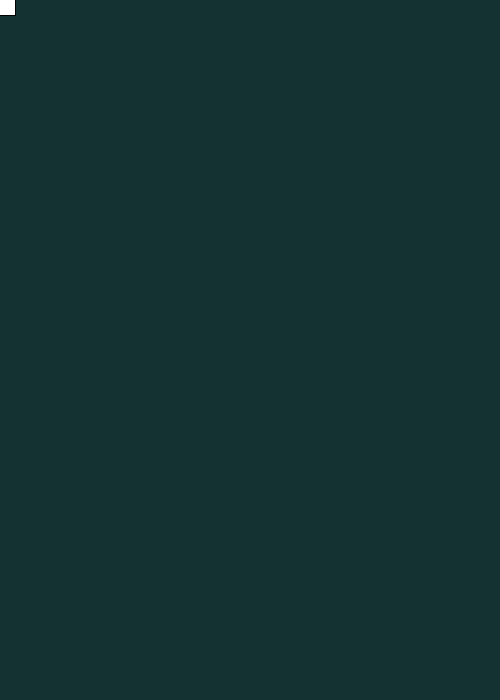
Frame 1 (no input)
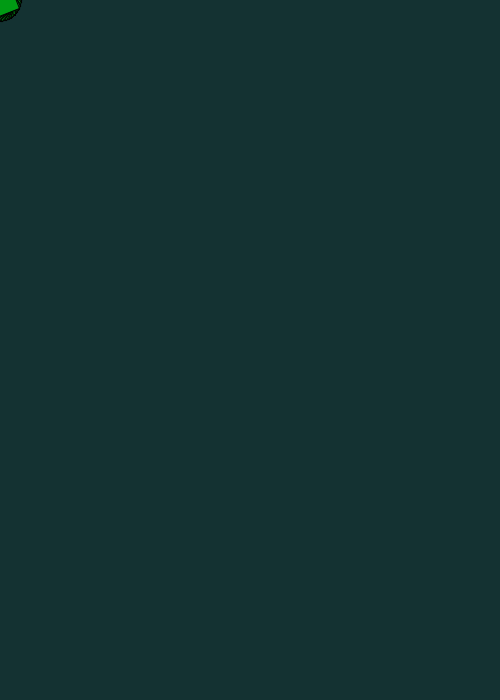
Frame 60 (the mouse pressed at the canvas centre just before this capture)
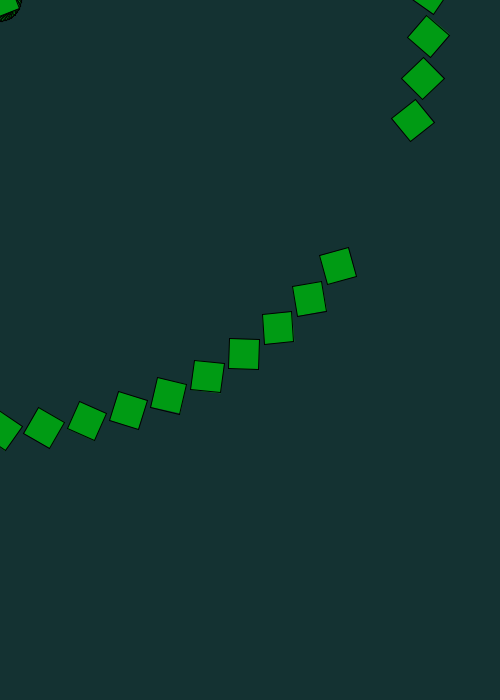
Frame 120 (the mouse held since frame 60 and released just before this capture)

The Processing sketch that drew these frames (run headless with seeded random() and noise(); from frame 60 on, the mouse is pressed at the canvas centre):

// Processing sketch: processing_22288
// ── processing_22288.pde

float angle = 0.0;

void setup () {
  size (500,700);
  smooth();
  background(20,50,50);
  
}

void draw () {
  rotate (angle);
  translate(mouseX,mouseY);
  rect(-15,-15,30,30);
  fill(0,155,20);
  angle += 0.1;
  
}
                
                
